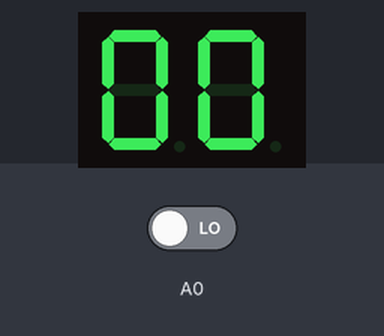
The sketch below on a simulated Arduino Uno, built with avr-gcc and run on an emulated ATmega328P. Parts: 2-digit seven-segment display. Wiring (inferred from the names in the program): 2-digit 7-segment display, segments lit when LOW: segments pin 6, pin 5, pin 4, pin 3, pin 2, pin 1, pin 0; digit selects pin 10, pin 8. The inputs (shaded band) are chosen by the test bench; at power-on: A0 LOW. Random numbers use the default seed unless the sketch sets one; the segment pins are drawn as the display they are named for.

Above: at 1.2 s.
1.3 s: A0 driven HIGH
At 4.03 s:
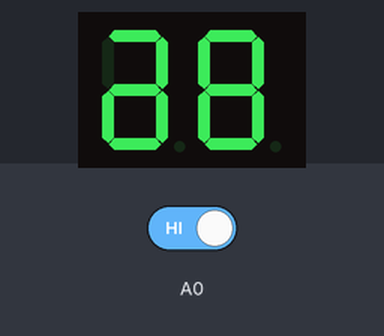
At 21.46 s:
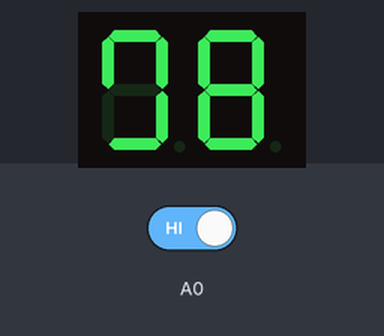

The sketch:

num_aleatorios_displays_7_seg.ino
```cpp
/*

  Código escrito por: Esteban Carrillo para EDEPTEC.
  Página web: https://www.edeptec.com
  Facebook: @edeptec
  Youtube: https://youtube.com/c/EDEPTEC

*/
// Definimos los pines de los displays
//
int pines[] = {0, 1, 2, 3, 4, 5, 6};
            //{g, f, e, d, c, b, a};

#define decenaTr 10 // Pin para activar el display de decenas
#define unidadTr 8 // Pin para activar el display de unidades

bool estadoAnterior = 0; // Variable para almacenar el estado anterior del botón
int unidad; // Variable para almacenar la unidad del número aleatorio
int decena; // Variable para almacenar la decena del número aleatorio
short pausa = 5;// Variable para almacenar la duración de la pausa entre activación de displays
bool pulso = 0; // Variable para controlar entre start y stop


//Numeros que se mostraran en el display de 7 segmentos en binario
byte numerosAnodo[10]{

    B0000001, // 0
    B1001111, // 1
    B0010010, // 2
    B0000110, // 3
    B1001100, // 4
    B0100100, // 5
    B0100000, // 6
    B0001111, // 7
    B0000000, // 8
    B0000100, // 9
};

/**
 * Inicializa los pines como salidas y establece una semilla para el generador de números aleatorios.
 *
 * El pin decenaTr y unidadTr se establecen como salidas para controlar el transistor
 * que activa el display de decenas o unidades. Luego, se establecen los 8 pines
 * necesarios para controlar cada segmento de los displays como salidas.
 *
 * Por último, se establece una semilla para el generador de números aleatorios
 * leyendo el valor analógico del pin A2.
 */
void setup()
{

  pinMode(decenaTr, OUTPUT);
  pinMode(unidadTr, OUTPUT);

  for (int led = 0; led < 8; led++)
  {
    pinMode(pines[led], OUTPUT);
  }

  randomSeed(analogRead(A2));
}

/**
 * Bucle principal del programa. Se encarga de:
 * - Leer el estado del botón
 * - Cambiar el valor de la variable pulso si se presiona el botón
 * - Generar un número aleatorio entre 0 y 99 si se presiona el botón
 * - Separar el número en decenas y unidades
 * - Mostrar el número en los displays
 * - Hacer una pausa de 10ms
 * - Mostrar el número en los displays
 *
 * @return void
 */
void loop()
{
  bool estadoBoton = digitalRead(A0);

  if (estadoBoton != estadoAnterior && estadoBoton == HIGH)
    pulso = !pulso;

  estadoAnterior = estadoBoton;
  if (pulso)
  {
    byte randomNum = random(100);
    separarNumero(randomNum);
    delay(10);
  }
  mostarNumero();
}

/**
 * Separa un número aleatorio en sus componentes de decenas y unidades.
 *
 * Este método toma un número aleatorio de dos dígitos (0-99) y calcula
 * el valor de las decenas y unidades. Los valores calculados se almacenan
 * en las variables globales 'unidad' y 'decena'.
 *
 * @param randomNum Número aleatorio a ser separado en decenas y unidades.
 */
void separarNumero(byte randomNum)
{
  unidad = randomNum / 10;
  decena = (randomNum % 10) / 1;
}

/**
 * Muestra en los displays el número separado en decenas y unidades.
 *
 * Este método se encarga de mostrar en los displays el número
 * separado en decenas y unidades. Primero activa el transistor
 * de la decena y muestra el valor de la decena en el display,
 * luego espera un tiempo definido en la variable 'pausa' y
 * finalmente hace lo mismo para la unidad.
 */
void mostarNumero()
{
  digitalWrite(decenaTr, HIGH);
  digitalWrite(unidadTr, LOW);
  PORTD = numerosAnodo[decena];
  delay(pausa);
  digitalWrite(decenaTr, LOW);
  digitalWrite(unidadTr, HIGH);
  PORTD = numerosAnodo[unidad];
  delay(pausa);
}
```

Measured:
- after the input at 1.3 s, the display: first changes after 0.06 s (image 1 shows a later state)
